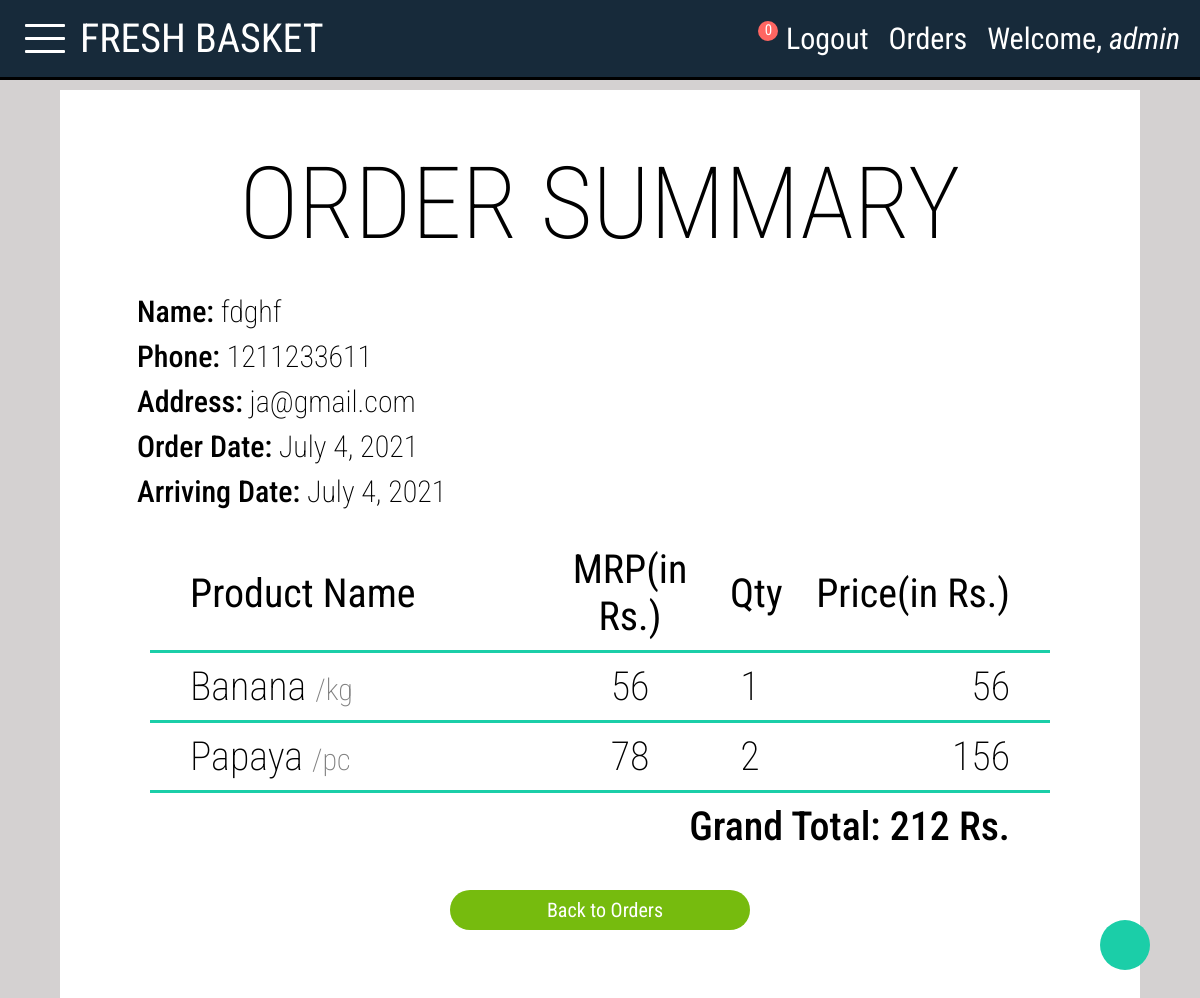
Page /basket_app/ordered/3/ (signed in) on the committed database.
### basket_app/models.py (models this page shows, shortened)
class Order(models.Model):
    customer= models.ForeignKey("auth.user", on_delete=models.CASCADE, null=True)
    receiver= models.ForeignKey("Receiver",on_delete=models.CASCADE,null=True)
    order_date= models.DateField(null=True)
    arrival_date= models.DateField(null=True)

class Receiver(models.Model):
    recname= models.CharField(max_length=50,blank=True,null=False)
    address= models.CharField(max_length=256,blank=True,null=False)
    phone= models.CharField(max_length=10,blank=True,null=False)

class OrderItem(models.Model):
    order= models.ForeignKey("Order", on_delete=models.CASCADE, null=True)
    product= models.ForeignKey("Product", on_delete=models.CASCADE, null=True)
    qty= models.PositiveIntegerField(default=1)
    def finalprice(self):
        return self.product.price*self.qty

class Product(models.Model):
    pname= models.CharField(max_length=256)
    category= models.ForeignKey("Category",on_delete=models.CASCADE)
    ppic= models.ImageField(upload_to="product_images",null=True)
    price= models.PositiveIntegerField()
    amount= models.CharField(max_length=20)

### basket_app/views.py (the view)
# urls.py: path('ordered/<int:pk>/',views.OrderSummary.as_view(), name='orderdetail'),
class OrderSummary(DetailView):
    template_name= 'ordered.html'
    model= Order
    context_object_name= "orderr"
    def get_context_data(self,**kwargs):
        context= super().get_context_data(**kwargs)
        context["cat"]= Category.objects.all
        context["count"]= Cart.objects.filter(customer= self.request.user).count()
        if Order.objects.filter(customer= self.request.user).count()==0:
            context["check"]=True
        else:
            order= Order.objects.filter(customer= self.request.user)
            for x in order:
                item= OrderItem.objects.filter(order= x)
                context["items"]= item
                total= 0
            for c in item:
                total= total + c.finalprice()
            context["total"]= total
        return context

### templates/ordered.html (shortened to what this page needs)
{% extends 'base.html' %}
{% block base %}
{% load static %}
<div class="container target">
    <h1 class="heading">ORDER SUMMARY</h1>
    <div class="ordered-info">
        <h1 class="order"><span class="field">Name:</span> {{orderr.receiver.recname}}</h1>
        <h1 class="order"><span class="field">Phone:</span> {{orderr.receiver.phone}}</h1>
        <h1 class="order"><span class="field">Address:</span> {{orderr.receiver.address}}</h1>
        <h1 class="order"><span class="field">Order Date:</span> {{orderr.order_date}}</h1>
        <h1 class="order"><span class="field">Arriving Date:</span> {{orderr.order_date}}</h1>
    </div>
    <div class="ordered-item">
        <div class="column-names">
            <div class="pname style-2">Product Name</div>
            <div class="pmrp style-1">MRP(in Rs.)</div>
            <div class="pqty style-1">Qty</div>
            <div class="pprice style-3">Price(in Rs.)</div>
        </div>
        <div class="underline"></div>
        {% for item in items %}
            <div class="item-info">
                <h1 class="pname style-2 common">{{item.product.pname}} <span class="pamount">/{{item.product.amount}}</span></h1>
                <h1 class="pmrp style-1 common">{{item.product.price}}</h1>
                <h1 class="pqty style-1 common">{{item.qty}}</h1>
                <h1 class="pprice style-3 common">{{item.finalprice}}</h1>
            </div>
            <div class="underline"></div>
        {% endfor %}
        <h1 class="style-4">Grand Total: {{total}} Rs.</h1>
        <a href="{% url 'basket_app:order' %}">
            <button class="btn green">Back to Orders</button>
        </a>
    </div>
    <a href="#home" class="scroll-up-btn">
    </a>
</div>
{% endblock %}

### templates/base.html (shortened to what this page needs)
{% load static %}
<!DOCTYPE html>
<html lang="en">
    <head>
        <link rel="stylesheet" href= "{% static 'css/basket.css' %}">
        <link rel="stylesheet" href="https://cdnjs.cloudflare.com/ajax/libs/font-awesome/5.15.3/css/all.min.css"integrity="sha512-iBBXm8fW90+nuLcSKlbmrPcLa0OT92xO1BIsZ+ywDWZCvqsWgccV3gFoRBv0z+8dLJgyAHIhR35VZc2oM/gI1w=="crossorigin="anonymous" />
    </head>
    <body>
        <div class="taskbar" id="home">
            <div class="part-1">
                {% if user.is_authenticated %}
                    <div class="menu">
                        <div class="line-1 line target"></div>
                        <div class="line-2 line"></div>
                        <div class="line-3 line target"></div>
                    </div>
                    <a href="{% url 'index' %}"class="logo-name">FRESH BASKET</a>
                {% else %}
                    <a href="{% url 'index' %}"class="logo-name">FRESH BASKET</a>
                {% endif %}
            </div>
            <div class="part-2">
                {% if user.is_authenticated %}
                    <div class="cart-sec">
                        <a href="{% url 'basket_app:cart' %}"></a>
                        <div class="circle">{{count}}</div>
                    </div>
                    <a class="tb-link" href="{% url 'basket_app:logout' %}">Logout</a>
                    <a class="tb-link" href="{% url 'basket_app:order' %}">Orders</a>
                    <p class="tb-link">Welcome, <span class="italic">{{user.username}}</span></p>
                {% else %}
                    <a class="tb-link" href="{% url 'basket_app:login' %}">Login</a>
                    <a class="tb-link" href="{% url 'sign_up' %}">SIGN UP</a>
                {% endif %}
            </div>
        </div>
        {% block base %}
        {% endblock %}
    </body>
</html>

### static/css/basket.css (style rules this page uses)
* { margin: 0; padding: 0; text-decoration: none; color: white; box-sizing: border-box; font-family: 'Roboto Condensed', sans-serif; border: none; list-style-type: none; }
html { font-size: 62.5%; background-color: rgb(212, 209, 209); scroll-behavior: smooth; }
:root { --darkblue: #172A3A; --lightblue: #1bcea8; --lightgreen: rgb(118, 187, 14); }
.container { display: flex; flex-direction: column; align-items: center; justify-content: center; background-color: white; width: 90vw; height: 100%; margin: 1rem auto; padding: 5rem; transition: all 0.5s; }
.cart-sec { position:relative; }
.circle { background-color: #ff6662; border-radius: 100px; color: white; text-align: center; position: absolute; font-size: 1.5rem; width: 2rem; height: 2rem; top: 0rem; right: -0.25rem; }
.btn { width: 25vw; height: 4rem; font-size: 2rem; border-radius: 25px; margin: 3rem; display: flex; flex-direction: row; align-items: center; justify-content: center; cursor: pointer; color: white; background-color: #19af8f; }
.green { background-color: rgb(118, 187, 14); }
.taskbar { width: 100%; height: 8rem; border-bottom: black solid; background-color: var(--darkblue); font-size: 3rem; position: relative; display: flex; justify-content: space-between; align-items: center; padding: 1rem 1rem; z-index: 200; }
.tb-link { padding: 1rem; }
.part-1 { display: flex; align-items: center; justify-content: center; }
.part-2 { display: flex; align-items: center; justify-content: center; }
.logo-name { font-size: 4rem; }
.menu { height: 7rem; width: 7rem; cursor: pointer; display: flex; flex-direction: column; align-items: center; justify-content: center; }
.line { width: 4rem; height: 0.3rem; background-color: white; margin: 0.5rem; border-radius: 1px; transition: all 0.3s; }
::placeholder { color: white; }
.italic { font-style: italic; }
.heading { text-align: center; color: black; font-size: 10rem; font-weight: 200; padding: 0.5rem; }
.item-info { display: flex; flex-direction: row; align-items: center; justify-content: flex-start; }
.order { color: black; font-size: 3rem; font-weight: 200; padding: 0.5rem; }
.field { color: black; font-weight: 500; }
.ordered-info { display: flex; flex-direction: column; align-items: flex-start; justify-content: center; width: 80vw; height: auto; border-radius: 15px; margin: 1rem; padding: 1vw; }
.ordered-item { width: 80vw; display: flex; flex-direction: column; align-items: center; justify-content: center; }
.column-names { display: flex; flex-direction: row; align-items: center; justify-content: center; }
.style-1 { text-align: center; font-size: 4rem; color: black; font-weight: 400; padding: 1rem; }
.style-2 { text-align: start; font-size: 4rem; font-weight: 400; color: black; padding: 1rem; }
.style-3 { text-align: end; font-size: 4rem; font-weight: 400; color: black; padding: 1rem; }
.style-4 { width: 70vw; text-align: end; font-size: 4rem; font-weight: 500; color: black; padding: 1rem; }
.common { font-weight: 200; }
.pname { width: 30vw; }
.pamount { font-size: 3rem; font-weight: 200; color: grey; }
.pmrp { width: 15vw; }
.pqty { width: 5vw; }
.pprice { width: 20vw; }
.underline { width: 75vw; height: 0.3rem; background-color: var(--lightblue); }
.scroll-up-btn { width: 5rem; height: 5rem; border-radius: 50%; background-color: var(--lightblue); position: fixed; bottom: 5rem; right: 5rem; font-size: 1.6rem; color: #fff; display: flex; align-items: center; justify-content: center; transition: all 0.5s; }

### rows in the picture
Order: receiver.recname "fdghf", receiver.phone "1211233611", receiver.address "ja@gmail.com", order_date "July 4, 2021"
OrderItem: product.pname "Banana", product.amount "kg", product.price "56", qty "1", finalprice "56"
OrderItem: product.pname "Papaya", product.amount "pc", product.price "78", qty "2", finalprice "156"

### other values in the picture
{{ count }} "0"
{{ user.username }} "admin"
{{ total }} "212"
